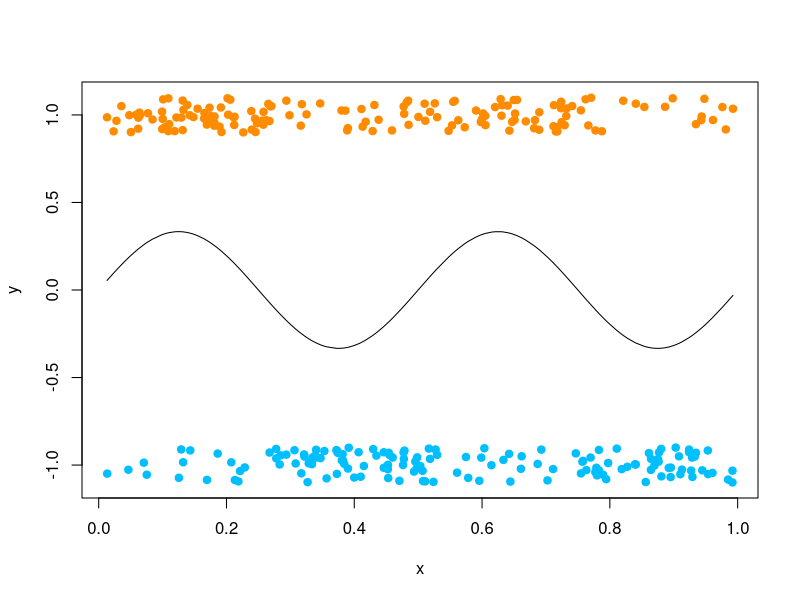

R code for this plot:
## ---- chunk 1
  knitr::opts_chunk$set(include = TRUE)  # TRUE for solution; FALSE for questions set

  knitr::opts_chunk$set(echo = TRUE)
  knitr::opts_chunk$set(message = FALSE)
  knitr::opts_chunk$set(warning = FALSE)
  knitr::opts_chunk$set(fig.height = 6, fig.width = 8, out.width = '50%', fig.align = "center")
  options(width = 90)
## ---- chunk 2
  set.seed(1)
  n = 300
  x = runif(n)
  py <- function(x) sin(4*pi*x)/3 + 0.5
  y = (rbinom(n, 1, py(x))-0.5)*2
  plot(x, y + 0.1*runif(n, -1, 1), ylim = c(-1.1, 1.1), pch = 19, 
       col = ifelse(y == 1, "darkorange", "deepskyblue"), ylab = "y")
  lines(sort(x), py(x)[order(x)] - 0.5)
  
  testx = seq(0, 1, length.out = 1000)
  testy = (rbinom(1000, 1, py(testx))-0.5)*2
